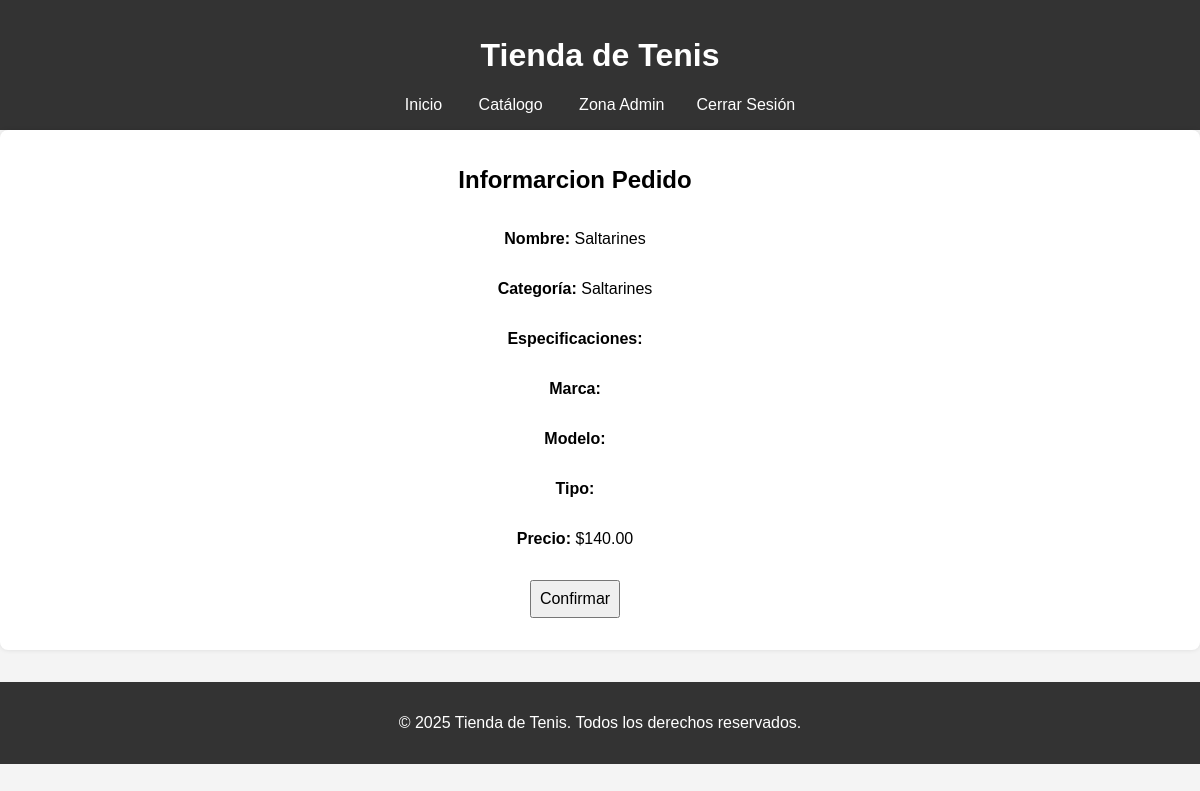
Screenshot of /index.php?accion=loginCliente&id=1&ver=1 (signed in) with the database file from the repository.
### tables this page shows
CREATE TABLE `productos` (
  `id` int(11) NOT NULL,
  `nombre` varchar(100) NOT NULL,
  `descripcion` text DEFAULT NULL,
  `precio` decimal(10,2) NOT NULL,
  `imagen` varchar(255) DEFAULT 'Sin_Imagen.png',
  `id_categoria` int(11) DEFAULT NULL
);

CREATE TABLE `categorias` (
  `id` int(11) NOT NULL,
  `nombre` varchar(100) NOT NULL
);

### controlador/Controlador.php (called while the page is built, shortened)
<?php
    class Controlador{
        public function crearPedido($id){
            $gestor = new GestorProductos();
            $producto = $gestor->viewProducto($id);
            require "vista/html/crearPedido.php";
        }
    }

### modelo/GestorProductos.php (called while the page is built, shortened)
<?php
    class GestorProductos{
        public function viewProducto($id){
            $conexion = new Conexion();
            $conexion->abrir();
            $sql = "SELECT c.nombre as categoria,p.* FROM productos p JOIN categorias c ON p.id_categoria = c.id WHERE p.id = $id";
            $conexion->consultar($sql);
            $result = $conexion->obtenerResultados();
            $product = $result->fetch_assoc();
            return $product;
        }
    }

### modelo/Conexion.php (called while the page is built, shortened)
<?php
    class Conexion{
        private $mySQLI;
        private $result;
        public function abrir(){
            $this->mySQLI = new mysqli("b4mobqkdkcydppku2yq2-mysql.services.clever-cloud.com","u8w7qsreibif5fdn","4yFIVqGxfMPTegZImGCo","b4mobqkdkcydppku2yq2","3306");
            return true;
        }
        public function consultar($sql){
            $this->result = $this->mySQLI->query($sql);
        }
        public function obtenerResultados(){
            return $this->result;
        }
    }

### vista/html/crearPedido.php (the view, shortened to what this page needs)
<!DOCTYPE html>
<html lang="es">
<head>
  <link rel="stylesheet" href="vista/css/Styles.css">
</head>
<body>
  <header>
    <h1>Tienda de Tenis</h1>
    <nav>
      <a href="index.php?accion=index">Inicio</a>
      <a href="index.php?accion=catalogo">Catálogo</a>
      <?php
          if (isset($_SESSION['user'])) {
              if ($_SESSION['user']['rol'] !== "cliente") {
                  echo "<a href='index.php?accion=admin'>Zona Admin</a>";
              }
              echo "<a href='index.php?accion=unlogin'>Cerrar Sesión</a>";
          } else {
              echo "<a href='index.php?accion=admin'>Zona Admin</a>";
          }
      ?>
    </nav>
  </header>
  <div class="productoPedido">
    <div class="crearPedido">
      <div class="content">
          <h2>Informarcion Pedido</h2>
          <p>Nombre: <span><?php echo $producto['nombre'];?></span></p>
          <p>Categoría: <span><?php echo $producto['categoria'];?></span></p>
          <p>Especificaciones: <span><?php echo $producto['especificaciones'];?></span></p>
          <p>Marca: <span><?php echo $producto['marca'];?></span></p>
          <p>Modelo: <span><?php echo $producto['modelo'];?></span></p>
          <p>Tipo: <span><?php echo $producto['tipo'];?></span></p>
          <p>Precio: <span>$<?php echo $producto['precio'];?></span></p>
          <form action="index.php?accion=registrarPedido" method="POST">
            <button>Confirmar</button>
          </form>
      </div>
    </div>
  </div>
  <footer>
    <p>&copy; 2025 Tienda de Tenis. Todos los derechos reservados.</p>
  </footer>
</body>
</html>

### vista/css/Styles.css (style rules this page uses)
body { font-family: Arial, sans-serif; margin: 0; padding: 0; background-color: #f4f4f4; }
header { background-color: #333; color: white; padding: 1rem; text-align: center; }
nav a { color: white; margin: 0 1rem; text-decoration: none; }
form { display: flex; flex-direction: column; max-width: 300px; margin-top: 1rem; }
form input, form button, form select { margin-bottom: 1rem; padding: 0.5rem; font-size: 1rem; }
footer { background-color: #333; color: white; text-align: center; padding: 1rem; margin-top: 2rem; }
.productoPedido { background-color: white; padding: 1rem; border-radius: 8px; box-shadow: 0 0 5px rgba(0, 0, 0, 0.1); text-align: center; }
.productoPedido div.crearPedido { display: flex; justify-content: center; align-items: center; gap: 150px; }
div.crearPedido div.content { margin-right: 200px; text-align: center; justify-content: center; display: flex; flex-direction: column; align-items: center; }
div.crearPedido div.content p { font-weight: bold; }
div.crearPedido div.content span { font-weight: normal; }

### rows the page displays
productos: nombre "Saltarines", id_categoria.nombre "Saltarines", precio "140.00"
